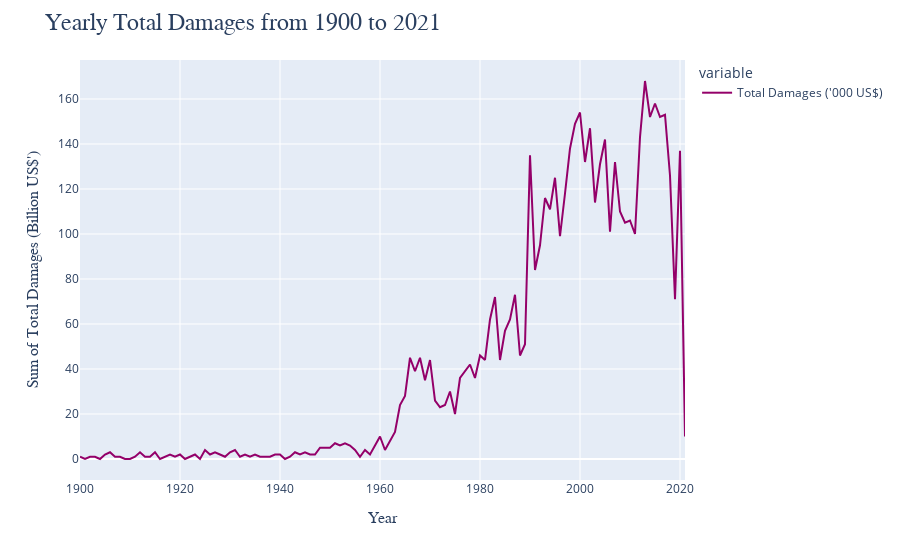

This figure's notebook cell:
### Code cell
count = disasters_df[["Total Damages (\'000 US$)", "Year"]].groupby("Year").count()
sum_damages = data_frame=disasters_df[["Total Damages (\'000 US$)", "Year"]].groupby("Year").sum()

fig = px.line(disasters_df[["Total Damages (\'000 US$)", "Year"]].groupby("Year").count(),
              color_discrete_sequence=["#940069"])


fig.update_yaxes(
    title=dict(
        text="Sum of Total Damages (Billion US$')",
        font=dict(
            size=16,
            family="Arial"
        )
    )
)

fig.update_xaxes(
    title_font_family="Arial",
    title=dict(
        text="Year",
        font=dict(
            size=16,
            family="Arial"
        )
    )
)

fig.update_layout(
    title=dict(
        text="Yearly Total Damages from 1900 to 2021",
        font=dict(
            family="Arial",
            size=24
        )
    ),
    hovermode="x unified"
)

fig.show()

### Figure 1 — Plotly figure (JSON) as saved in the notebook; plotly's stock layout.template omitted (floating-point values rounded to 4 significant figures)
{"data": [{"hovertemplate": "variable=Total Damages ('000 US$)<br>Year=%{x}<br>value=%{y}<extra></extra>", "legendgroup": "Total Damages ('000 US$)", "line": {"color": "#940069", "dash": "solid"}, "mode": "lines", "name": "Total Damages ('000 US$)", "orientation": "v", "showlegend": true, "type": "scatter", "x": [1900, 1901, 1902, 1903, 1904, 1905, 1906, 1907, 1908, 1909, 1910, 1911, 1912, 1913, 1914, 1915, 1916, 1917, 1918, 1919, 1920, 1921, 1922, 1923, 1924, 1925, 1926, 1927, 1928, 1929, 1930, 1931, 1932, 1933, 1934, 1935, 1936, 1937, 1938, 1939, 1940, 1941, 1942, 1943, 1944, 1945, 1946, 1947, 1948, 1949, 1950, 1951, 1952, 1953, 1954, 1955, 1956, 1957, 1958, 1959, 1960, 1961, 1962, 1963, 1964, 1965, 1966, 1967, 1968, 1969, 1970, 1971, 1972, 1973, 1974, 1975, 1976, 1977, 1978, 1979, 1980, 1981, 1982, 1983, 1984, 1985, 1986, 1987, 1988, 1989, 1990, 1991, 1992, 1993, 1994, 1995, 1996, 1997, 1998, 1999, 2000, 2001, 2002, 2003, 2004, 2005, 2006, 2007, 2008, 2009, 2010, 2011, 2012, 2013, 2014, 2015, 2016, 2017, 2018, 2019, 2020, 2021], "xaxis": "x", "y": [1, 0, 1, 1, 0, 2, 3, 1, 1, 0, 0, 1, 3, 1, 1, 3, 0, 1, 2, 1, 2, 0, 1, 2, 0, 4, 2, 3, 2, 1, 3, 4, 1, 2, 1, 2, 1, 1, 1, 2, 2, 0, 1, 3, 2, 3, 2, 2, 5, 5, 5, 7, 6, 7, 6, 4, 1, 4, 2, 6, 10, 4, 8, 12, 24, 28, 45, 39, 45, 35, 44, 26, 23, 24, 30, 20, 36, 39, 42, 36, 46, 44, 62, 72, 44, 57, 62, 73, 46, 51, 135, 84, 95, 116, 111, 125, 99, 118, 138, 149, 154, 132, 147, 114, 131, 142, 101, 132, 110, 105, 106, 100, 143, 168, 152, 158, 152, 153, 126, 71, 137, 10], "yaxis": "y"}], "layout": {"hovermode": "x unified", "legend": {"title": {"text": "variable"}, "tracegroupgap": 0}, "margin": {"t": 60}, "title": {"font": {"family": "Arial", "size": 24}, "text": "Yearly Total Damages from 1900 to 2021"}, "xaxis": {"anchor": "y", "domain": [0, 1], "title": {"font": {"family": "Arial", "size": 16}, "text": "Year"}}, "yaxis": {"anchor": "x", "domain": [0, 1], "title": {"font": {"family": "Arial", "size": 16}, "text": "Sum of Total Damages (Billion US$')"}}}}
